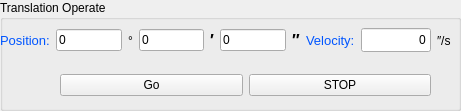
   <widget class="QGroupBox" name="groupBox_18">
    <property name="geometry">
     <rect>
      <x>10</x>
      <y>230</y>
      <width>461</width>
      <height>111</height>
     </rect>
    </property>
    <property name="title">
     <string>Translation Operate</string>
    </property>
    <widget class="QWidget" name="horizontalLayoutWidget_2">
     <property name="geometry">
      <rect>
       <x>60</x>
       <y>70</y>
       <width>371</width>
       <height>31</height>
      </rect>
     </property>
     <layout class="QHBoxLayout" name="horizontalLayout_5">
      <item>
       <widget class="QPushButton" name="pushButton_m3_trans_go">
        <property name="text">
         <string>Go</string>
        </property>
       </widget>
      </item>
      <item>
       <widget class="QPushButton" name="pushButton_m3_trans_stop">
        <property name="text">
         <string>STOP</string>
        </property>
       </widget>
      </item>
     </layout>
    </widget>
    <widget class="QWidget" name="gridLayoutWidget">
     <property name="geometry">
      <rect>
       <x>0</x>
       <y>20</y>
       <width>451</width>
       <height>41</height>
      </rect>
     </property>
     <layout class="QGridLayout" name="gridLayout">
      <item row="0" column="0">
       <layout class="QHBoxLayout" name="horizontalLayout_7">
        <item>
         <widget class="QLabel" name="label_28">
          <property name="text">
           <string>&lt;!DOCTYPE HTML PUBLIC &quot;-//W3C//DTD HTML 4.0//EN&quot; &quot;http://www.w3.org/TR/REC-html40/strict.dtd&quot;&gt;
&lt;html&gt;&lt;head&gt;&lt;meta name=&quot;qrichtext&quot; content=&quot;1&quot; /&gt;&lt;style type=&quot;text/css&quot;&gt;
p, li { white-space: pre-wrap; }
&lt;/style&gt;&lt;/head&gt;&lt;body style=&quot; font-family:'Sans Serif'; font-size:10pt; font-weight:400; font-style:normal;&quot;&gt;
&lt;p style=&quot; margin-top:0px; margin-bottom:0px; margin-left:0px; margin-right:0px; -qt-block-indent:0; text-indent:0px;&quot;&gt;&lt;span style=&quot; color:#0055ff;&quot;&gt;Position:&lt;/span&gt;&lt;/p&gt;&lt;/body&gt;&lt;/html&gt;</string>
          </property>
         </widget>
        </item>
        <item>
         <widget class="QLineEdit" name="lineEdit_m3_trans_targetD">
          <property name="text">
           <string>0</string>
          </property>
         </widget>
        </item>
        <item>
         <widget class="QLabel" name="label_11">
          <property name="text">
           <string>°</string>
          </property>
         </widget>
        </item>
        <item>
         <widget class="QLineEdit" name="lineEdit_m3_trans_targetM">
          <property name="text">
           <string>0</string>
          </property>
         </widget>
        </item>
        <item>
         <widget class="QLabel" name="label_13">
          <property name="text">
           <string>&lt;!DOCTYPE HTML PUBLIC &quot;-//W3C//DTD HTML 4.0//EN&quot; &quot;http://www.w3.org/TR/REC-html40/strict.dtd&quot;&gt;
&lt;html&gt;&lt;head&gt;&lt;meta name=&quot;qrichtext&quot; content=&quot;1&quot; /&gt;&lt;style type=&quot;text/css&quot;&gt;
p, li { white-space: pre-wrap; }
&lt;/style&gt;&lt;/head&gt;&lt;body style=&quot; font-family:'Sans'; font-size:10pt; font-weight:400; font-style:normal;&quot;&gt;
&lt;p style=&quot; margin-top:0px; margin-bottom:0px; margin-left:0px; margin-right:0px; -qt-block-indent:0; text-indent:0px;&quot;&gt;&lt;span style=&quot; font-size:12pt; font-weight:600;&quot;&gt;′&lt;/span&gt;&lt;/p&gt;&lt;/body&gt;&lt;/html&gt;</string>
          </property>
         </widget>
        </item>
        <item>
         <widget class="QLineEdit" name="lineEdit_m3_trans_targetS">
          <property name="text">
           <string>0</string>
          </property>
         </widget>
        </item>
        <item>
         <widget class="QLabel" name="label_14">
          <property name="text">
           <string>&lt;!DOCTYPE HTML PUBLIC &quot;-//W3C//DTD HTML 4.0//EN&quot; &quot;http://www.w3.org/TR/REC-html40/strict.dtd&quot;&gt;
&lt;html&gt;&lt;head&gt;&lt;meta name=&quot;qrichtext&quot; content=&quot;1&quot; /&gt;&lt;style type=&quot;text/css&quot;&gt;
p, li { white-space: pre-wrap; }
&lt;/style&gt;&lt;/head&gt;&lt;body style=&quot; font-family:'Sans'; font-size:10pt; font-weight:400; font-style:normal;&quot;&gt;
&lt;p style=&quot; margin-top:0px; margin-bottom:0px; margin-left:0px; margin-right:0px; -qt-block-indent:0; text-indent:0px;&quot;&gt;&lt;span style=&quot; font-size:12pt; font-weight:600;&quot;&gt;″&lt;/span&gt;&lt;/p&gt;&lt;/body&gt;&lt;/html&gt;</string>
          </property>
         </widget>
        </item>
        <item>
         <layout class="QHBoxLayout" name="horizontalLayout_21">
          <item>
           <widget class="QLabel" name="label_29">
            <property name="text">
             <string>&lt;!DOCTYPE HTML PUBLIC &quot;-//W3C//DTD HTML 4.0//EN&quot; &quot;http://www.w3.org/TR/REC-html40/strict.dtd&quot;&gt;
&lt;html&gt;&lt;head&gt;&lt;meta name=&quot;qrichtext&quot; content=&quot;1&quot; /&gt;&lt;style type=&quot;text/css&quot;&gt;
p, li { white-space: pre-wrap; }
&lt;/style&gt;&lt;/head&gt;&lt;body style=&quot; font-family:'Sans Serif'; font-size:10pt; font-weight:400; font-style:normal;&quot;&gt;
&lt;p style=&quot; margin-top:0px; margin-bottom:0px; margin-left:0px; margin-right:0px; -qt-block-indent:0; text-indent:0px;&quot;&gt;&lt;span style=&quot; color:#0055ff;&quot;&gt;Velocity:&lt;/span&gt;&lt;/p&gt;&lt;/body&gt;&lt;/html&gt;</string>
            </property>
           </widget>
          </item>
          <item>
           <widget class="QLineEdit" name="lineEdit_m3_trans_vel_2">
            <property name="minimumSize">
             <size>
              <width>70</width>
              <height>24</height>
             </size>
            </property>
            <property name="cursor">
             <cursorShape>ArrowCursor</cursorShape>
            </property>
            <property name="text">
             <string>0</string>
            </property>
            <property name="alignment">
             <set>Qt::AlignRight|Qt::AlignTrailing|Qt::AlignVCenter</set>
            </property>
            <property name="readOnly">
             <bool>false</bool>
            </property>
           </widget>
          </item>
          <item>
           <widget class="QLabel" name="label_42">
            <property name="text">
             <string>″/s</string>
            </property>
           </widget>
          </item>
         </layout>
        </item>
       </layout>
      </item>
     </layout>
    </widget>
   </widget>
